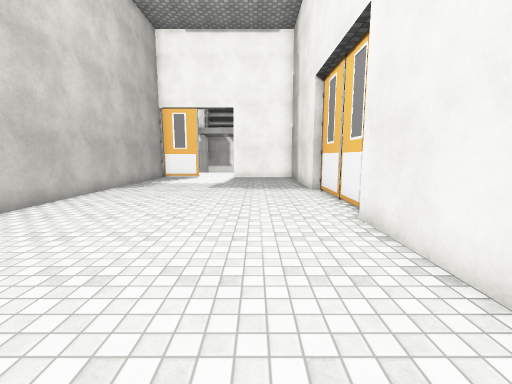
[1] (above)

16 first-person views from a walk through a Unity game level. The camera is 1.5 m above the floor, tilts 8° down and sees 90° across. The floor is counted in squares, 1 m on a side. Each view is taken from the middle of a square. On the plan, view 1 faces up. The plan holds only what a view shows up to about 13 squares ahead; the rest is blank. The place goes on beyond the plan. Some surface patterns are stand-ins.

[2]
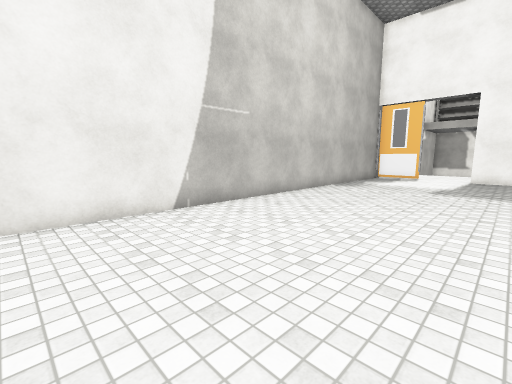

[3]
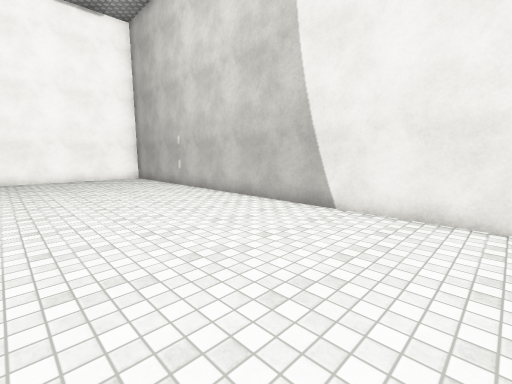

[4]
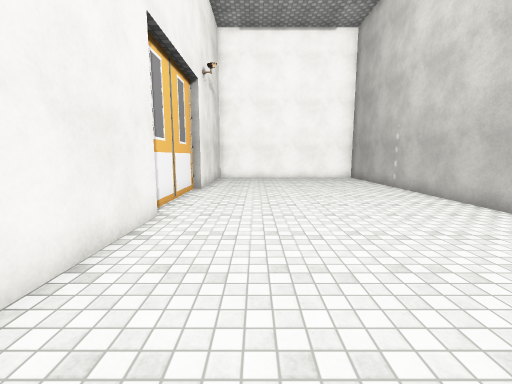

[5]
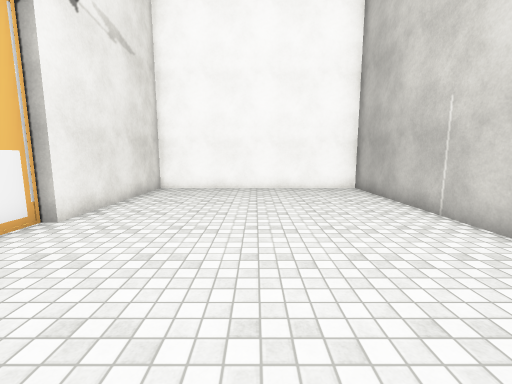

[6]
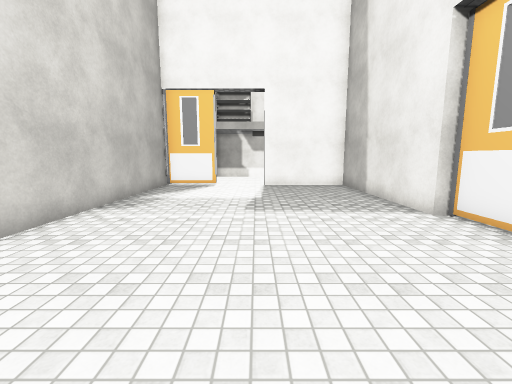

[7]
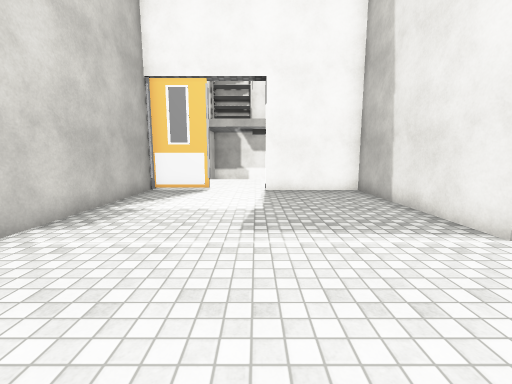

[8]
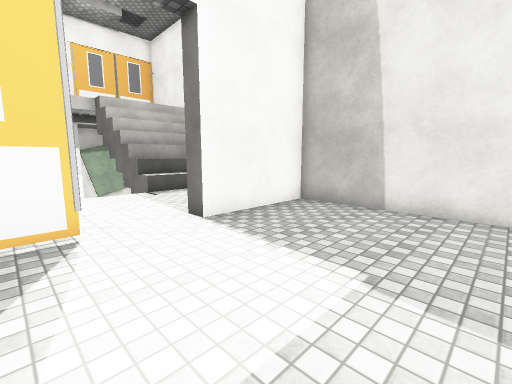

[9]
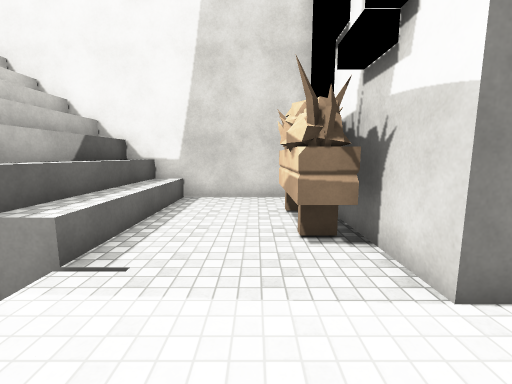

[10]
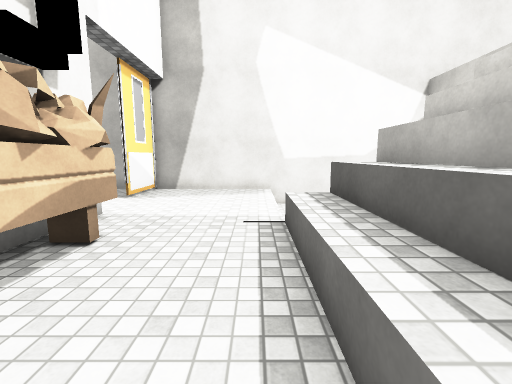

[11]
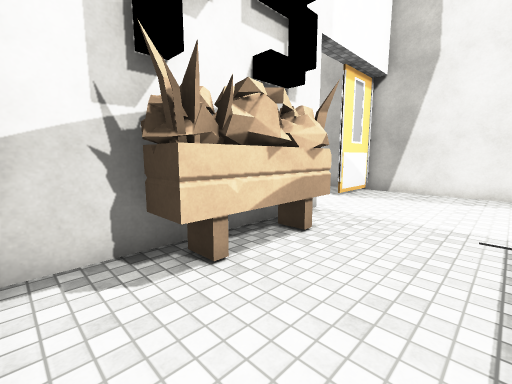

[12]
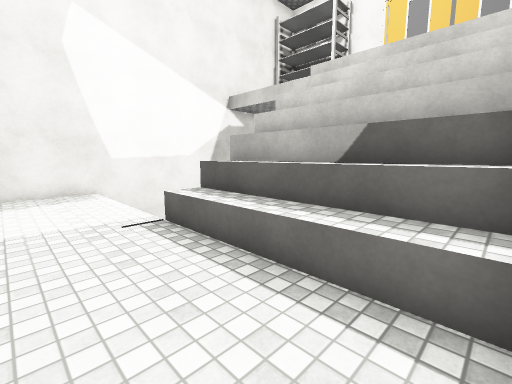

[13]
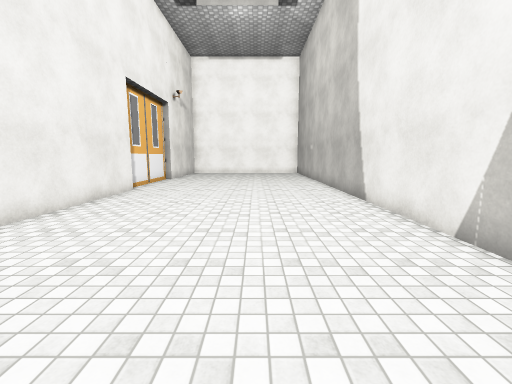

[14]
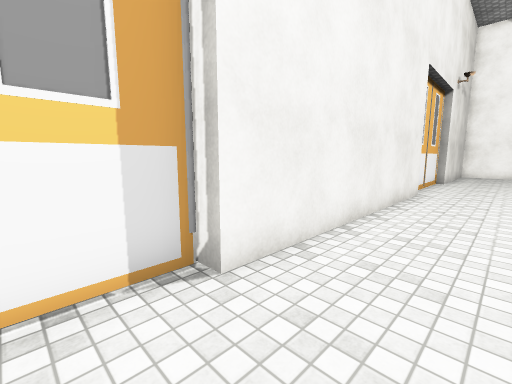

[15]
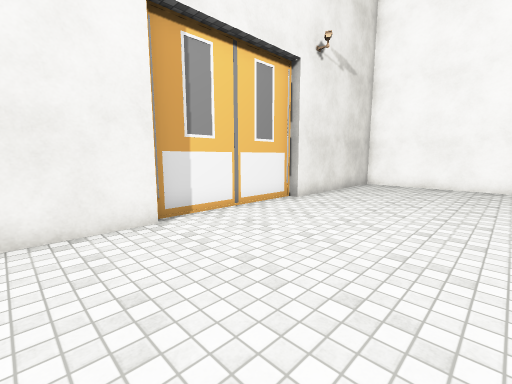

[16]
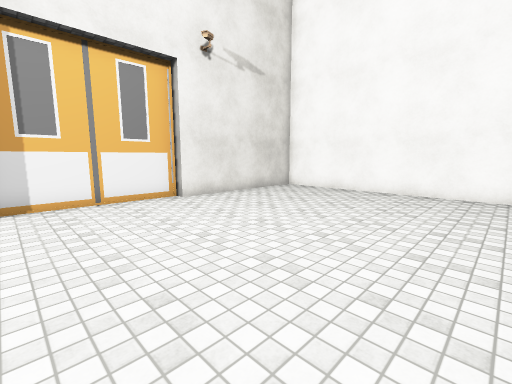

### Floor plan
Key: @ floor where view 1 was taken; # wall or solid block; . floor; ^ raised ledge; v drop or lower ground.
Columns run from 7 left of view 1 to 6 right of it. Each row starts with its distance up from view 1.
 26 #     v######
 25 #     ^^^^^^^
 24 #vvvvv^^^^^^^
 23 #............#
 22 #............#
 21 #............#
 20 #......####..#
 19 #.....########
 18 ###.......#
 17 #.........#
 16 #.........#
 15 #.........#
 14 #.........#
 13 #.........#
 12 #.........#
 11 #.........#
 10 #.........#
  9 #.........#
  8 #.........#
  7 #.........#
  6 #.........#
  5 #.........#
  4 #.........#
  3 #.........#
  2 #.........#
  1 #.........#
  0 #......@..#
 -1 #.........#
 -2 #.........#
 -3 #.........#
 -4 #.........#
 -5 #.........#
 -6 #.........#
 -7 #.........#
 -8 #.........#
 -9 #.........#
-10 #.........#
-11 #.........#
-12 #.........#
-13 #.........#
-14 #.........#
-15 ###########

Positions as (right, up) in squares from view 1, and headings:
1: (0, 0), facing up
2: (0, 0), facing up-left
3: (0, 3), facing down-left
4: (0, 3), facing down
5: (-2, -3), facing down
6: (-2, 5), facing up
7: (-2, 7), facing up
8: (-5, 13), facing up-right
9: (-4, 21), facing right
10: (5, 23), facing left
11: (5, 23), facing down-left
12: (5, 21), facing up-left
13: (-3, 8), facing down
14: (0, 8), facing down-right
15: (-3, -1), facing down-right
16: (-6, -4), facing down-right
